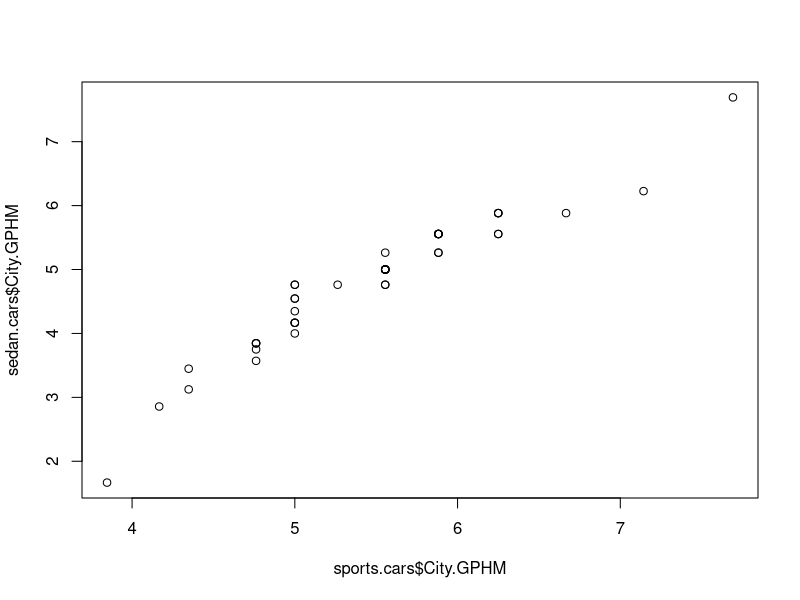
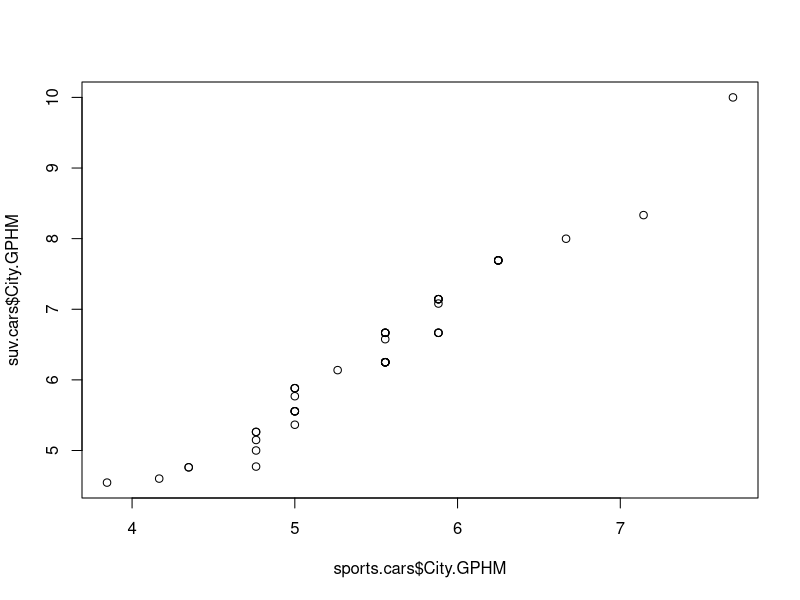
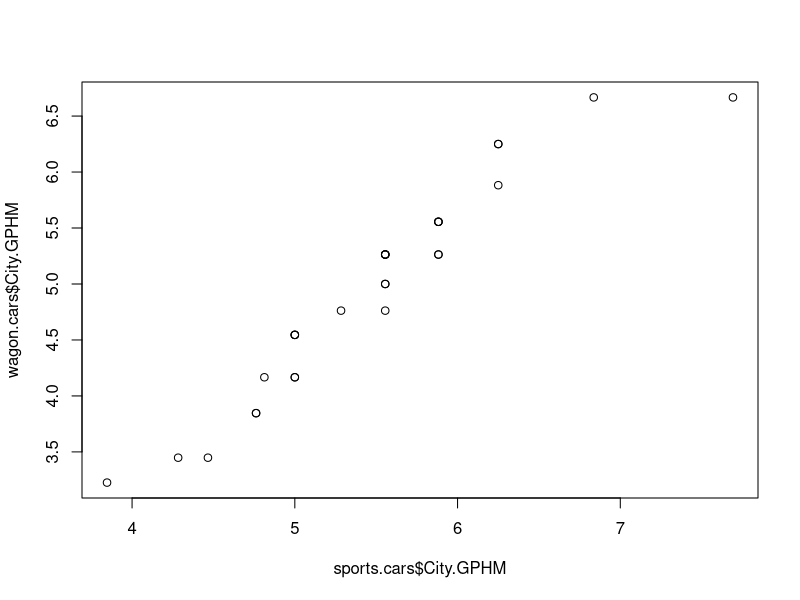
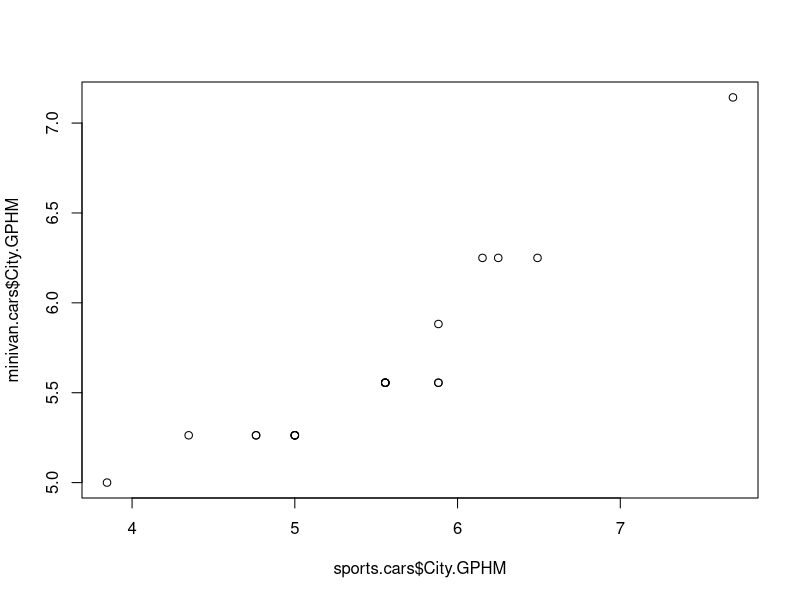
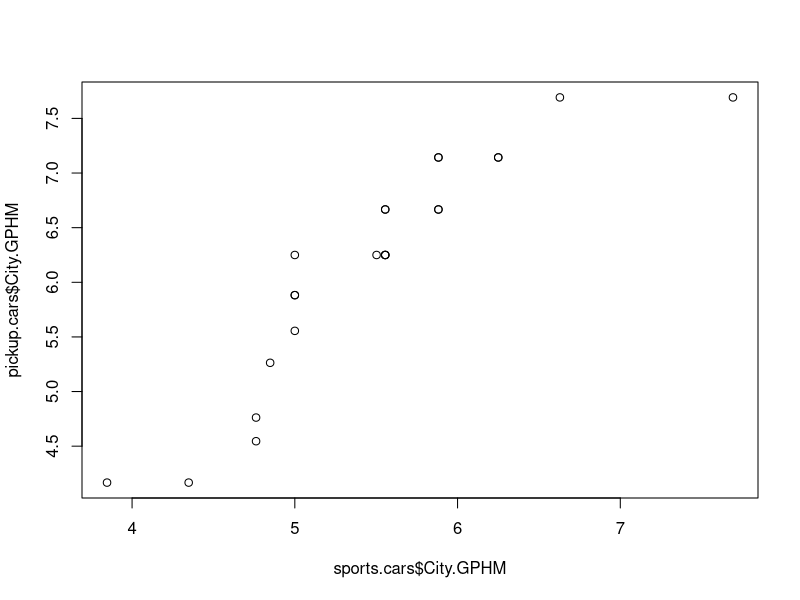
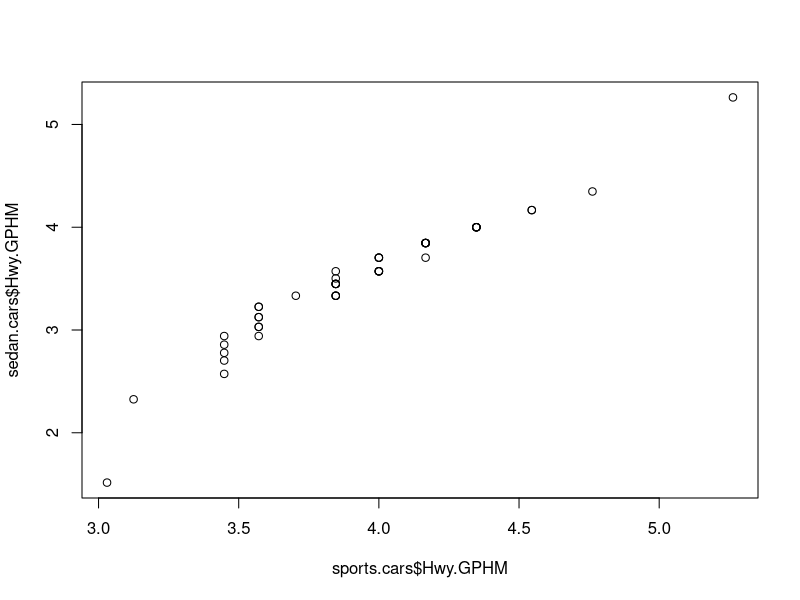
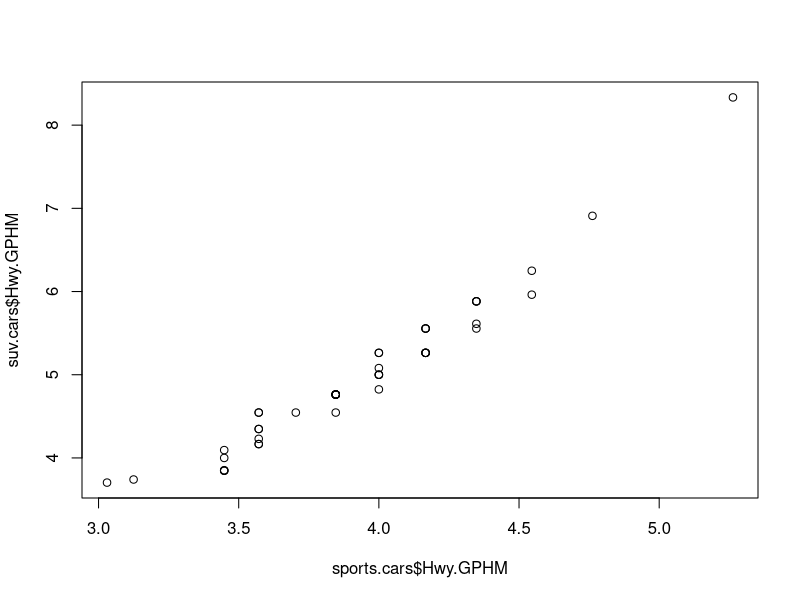
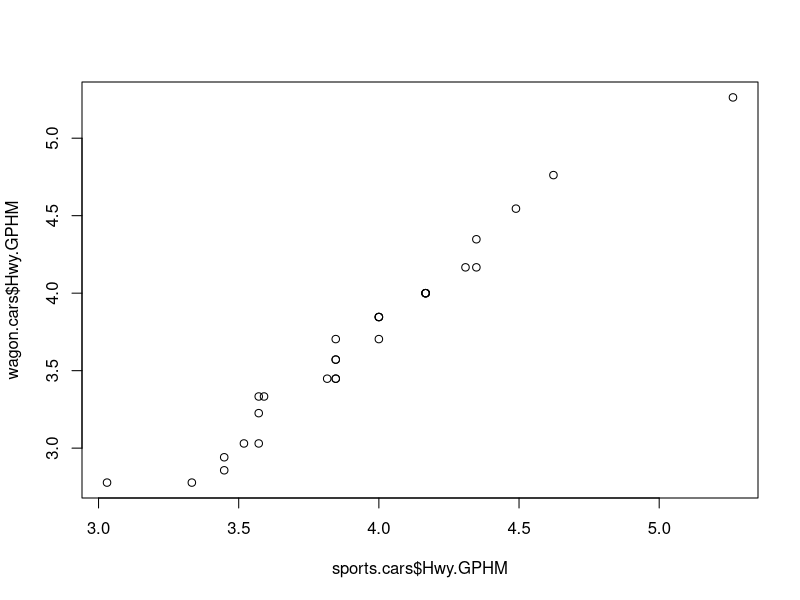

Write R code to recreate these figures, in order.
rm(list = ls())

cars = read.csv("04cars_data.csv")
cars$Vehicle.Name = as.character(cars$Vehicle.Name)
cars$Len = as.numeric(as.character(cars$Len))
cars$Dealer.Cost = as.numeric(as.character(cars$Dealer.Cost))
cars$City.MPG = as.numeric(as.character(cars$City.MPG))
cars$Hwy.MPG = as.numeric(as.character(cars$Hwy.MPG))

svg("length_vs_dealerCost.svg")
plot(cars$Len, cars$Dealer.Cost)
dev.off()

cars$City.GPHM = 1/cars$City.MPG*100
cars$Hwy.GPHM = 1/cars$Hwy.MPG*100

sports.cars = cars[cars$Sports.Car==1,]
svg("sports_cityGPHM_quantiles.svg")
plot((1:length(sports.cars$City.GPHM) - 1)/(length(sports.cars$City.GPHM) - 1), sort(sports.cars$City.GPHM), type="l", main = "Quantiles for the Sports Cars\nCity GPHM", xlab = "Sample Fraction", ylab = "Sample Quantile")
dev.off()
svg("sports_highwayGPHM_quantiles.svg")
plot((1:length(sports.cars$Hwy.GPHM) - 1)/(length(sports.cars$Hwy.GPHM) - 1), sort(sports.cars$Hwy.GPHM), type="l", main = "Quantiles for the Sports Cars\nCity GPHM", xlab = "Sample Fraction", ylab = "Sample Quantile")
dev.off()

library(lattice)
sedan.cars = cars[cars$Small.Sporty..Compact.Large.Sedan == 1,]
suv.cars = cars[cars$SUV == 1,]
wagon.cars = cars[cars$Wagon == 1,]
minivan.cars = cars[cars$Minivan == 1,]
pickup.cars = cars[cars$Pickup == 1,]

qqplot(sports.cars$City.GPHM, sedan.cars$City.GPHM)
qqplot(sports.cars$City.GPHM, suv.cars$City.GPHM)
qqplot(sports.cars$City.GPHM, wagon.cars$City.GPHM)
qqplot(sports.cars$City.GPHM, minivan.cars$City.GPHM)
qqplot(sports.cars$City.GPHM, pickup.cars$City.GPHM)

qqplot(sports.cars$Hwy.GPHM, sedan.cars$Hwy.GPHM)
qqplot(sports.cars$Hwy.GPHM, suv.cars$Hwy.GPHM)
qqplot(sports.cars$Hwy.GPHM, wagon.cars$Hwy.GPHM)
qqplot(sports.cars$Hwy.GPHM, minivan.cars$Hwy.GPHM)
qqplot(sports.cars$Hwy.GPHM, pickup.cars$Hwy.GPHM)

qqnorm(sports.cars$City.GPHM)
qqline(sports.cars$City.GPHM)
qqnorm(sports.cars$Hwy.GPHM)
qqline(sports.cars$Hwy.GPHM)